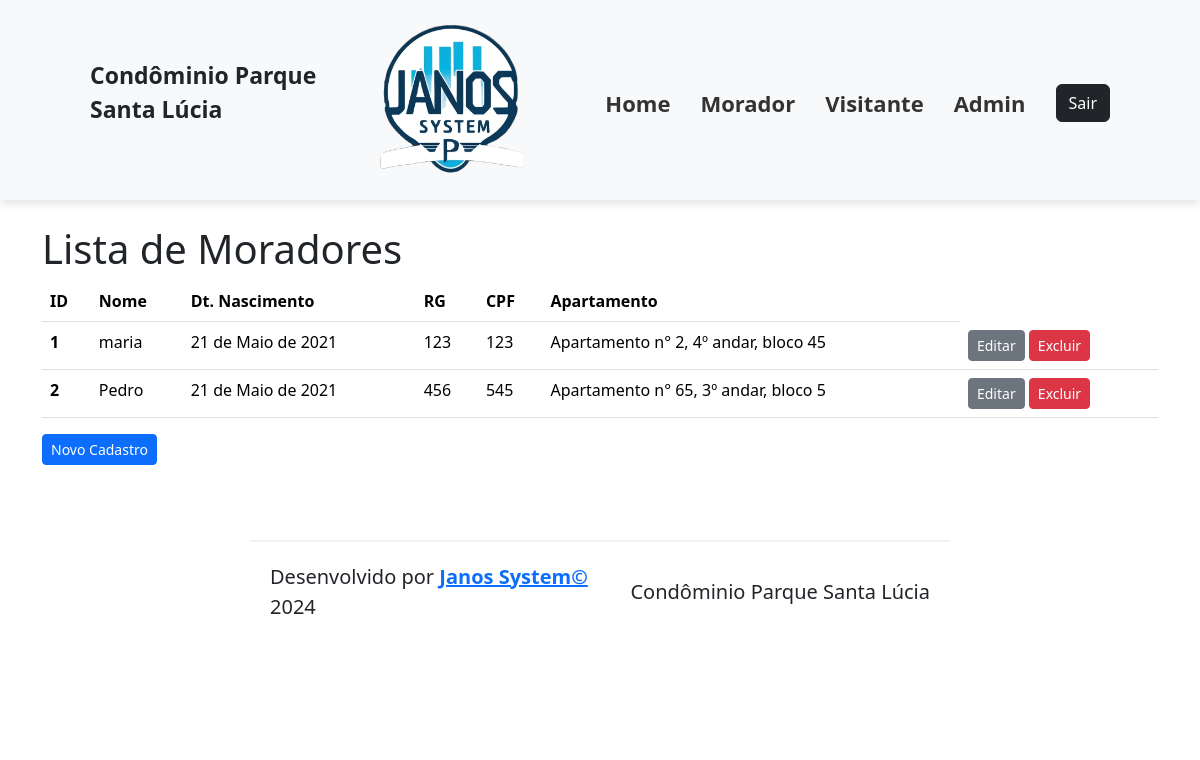
The page /moradores-lista/ on the database its author committed.
### cadastros/models.py (models this page shows, shortened)
class Morador(models.Model):
    apartamento = models.ForeignKey(Apartamento, on_delete=models.CASCADE)
    nome = models.CharField(verbose_name="Nome", max_length=50, null=False, blank=False)
    dt_nasto = models.DateField(verbose_name="Data de Nascimento", null=False, blank=False)
    doc_rg = models.CharField(verbose_name="RG", max_length=9, null=False, blank=False)
    doc_cpf = models.CharField(verbose_name="CPF", max_length=11, null=False, blank=False)

class Apartamento(models.Model):
    bloco = models.CharField(verbose_name="Bloco", max_length=5, null=False, blank=False)
    andar = models.CharField(verbose_name="Andar", max_length=5, null=False, blank=False)
    numero_apto = models.IntegerField(verbose_name="Numero do Apartamento", null=False, blank=False)
    telefone_apto = models.CharField(verbose_name="Telefone", max_length=8, null=False, blank=False)
    def __str__(self):
        return f"Apartamento n° {self.numero_apto}, {self.andar}º andar, bloco {self.bloco}"

### cadastros/views.py (the view)
# urls.py: path("moradores-lista/", MoradorListView.as_view(),name="moradores_lista"),
class MoradorListView(ListView):
    model = Morador  # Procura um template que tem o mesmo nome da model 'Morador' acrescido de '_list'

### cadastros/Templates/cadastros/morador_list.html (shortened to what this page needs)
{% extends 'base.html' %}
{% load static %}
{% block content %}
    <h1> Lista de Moradores </h1>
    {% if morador_list %}
        <table class="table">
          <thead>
            <tr>
              <th scope="col">ID</th>
              <th scope="col">Nome</th>
              <th scope="col">Dt. Nascimento</th>
              <th scope="col">RG</th>
              <th scope="col">CPF</th>
              <th scope="col">Apartamento</th>
            </tr>
          </thead>
          <tbody>
            {% for morador in morador_list %}
                <tr>
                    <th scope="row">{{ morador.pk }}</th>
                    <td>{{morador.nome}}</td>
                    <td>{{morador.dt_nasto}}</td>
                    <td>{{morador.doc_rg}}</td>
                    <td>{{morador.doc_cpf}}</td>
                    <td>{{morador.apartamento}}</td>
                    <td>
                        <a href="{% url 'moradores_edicao' pk=morador.pk %}"
                           class="btn btn-secondary btn-sm {% if morador.dt_demissao %} disabled {% endif %}">Editar</a>
                        <a href="{% url 'moradores_exclusao' pk=morador.pk %}" class="btn btn-danger btn-sm">Excluir</a>
                    </td>
                </tr>
            {% endfor %}
          </tbody>
        </table>
    {% else %}
        <p>Não há moradores cadastrados</p>
    {% endif %}
    <a href="{% url 'moradores_cadastro' %} " class="btn btn-primary btn-sm">Novo Cadastro</a>
{% endblock content %}

### rows shown on the page
Morador: pk "1", nome "maria", dt_nasto "21 de Maio de 2021", doc_rg "123", doc_cpf "123", apartamento "Apartamento n° 2, 4º andar, bloco 45"
Morador: pk "2", nome "Pedro", dt_nasto "21 de Maio de 2021", doc_rg "456", doc_cpf "545", apartamento "Apartamento n° 65, 3º andar, bloco 5"
